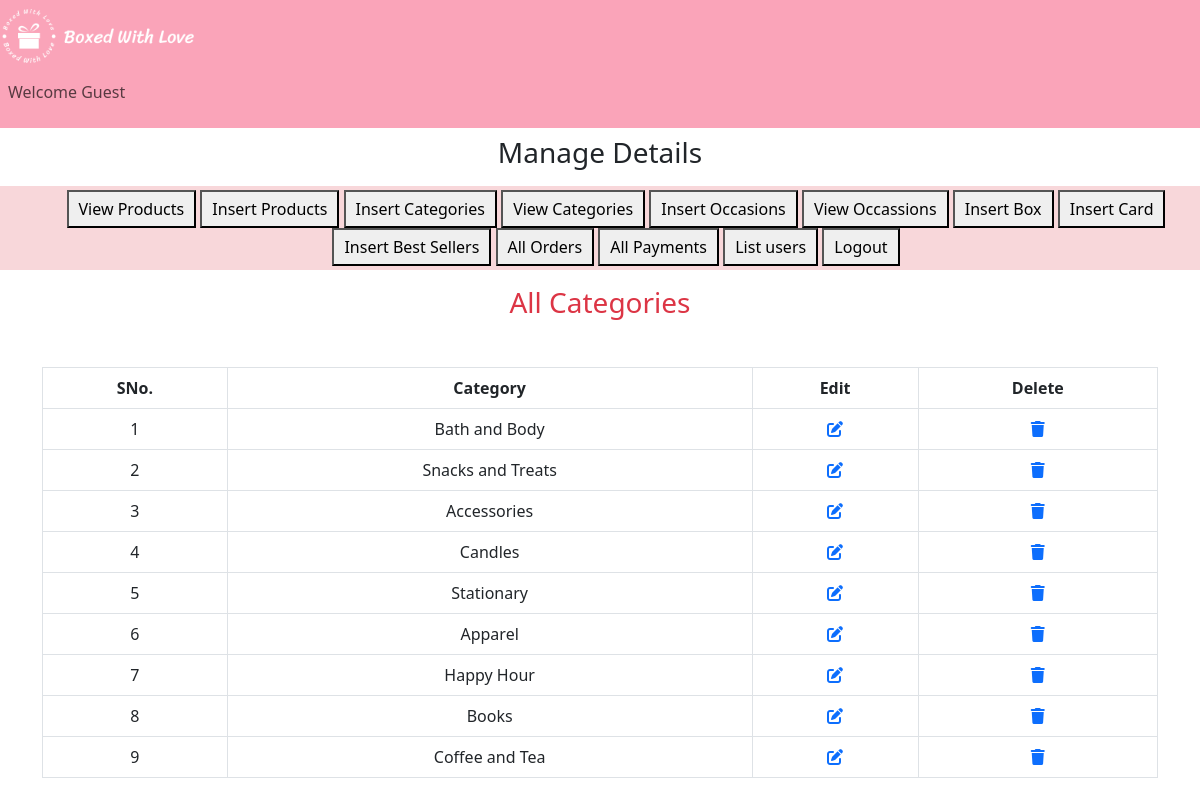
Page /admin_index.php?view_categories on the committed database.
### tables this page shows
CREATE TABLE `categories` (
  `category_id` int(11) NOT NULL,
  `category_title` varchar(100) NOT NULL
);

### view_categories.php (the view)
<h3 class="text-center text-danger">All Categories</h3>
<table class="table table-bordered mt-5">
    <thead class="text-center">
        <tr>
            <th>SNo.</th>
            <th>Category</th>
            <th>Edit</th>
            <th>Delete</th>
        </tr>
    </thead>
    <tbody class="text-center">
        <?php
            $select_cat="SELECT * from `categories`";
            $result=mysqli_query($con,$select_cat);
            $number=0 ;
            while($row=mysqli_fetch_assoc($result)){
                $category_id=$row['category_id'];
                $category_title=$row['category_title'];
                $number++;
        ?>
        <tr>
            <td><?php echo $number;?></td>
            <td><?php echo $category_title;?></td>
            <td><a href='admin_index.php?edit_category=<?php echo $category_id?>' class=''>
                <i class='fa-solid fa-pen-to-square'></i></a>
            </td>
            <td><a href='admin_index.php?delete_category=<?php echo $category_id?>' class=''>
                <i class='fa-solid fa-trash'></i></a>
            </td>
        </tr>
        <?php
        }
        ?>
    </tbody>
</table>

### admin_index.php (style rules this page uses)
body { overflow-x: hidden; }

### rows in the picture
categories: category_title "Bath and Body"
categories: category_title "Snacks and Treats"
categories: category_title "Accessories"
categories: category_title "Candles"
categories: category_title "Stationary"
categories: category_title "Apparel"
categories: category_title "Happy Hour"
categories: category_title "Books"
categories: category_title "Coffee and Tea"
